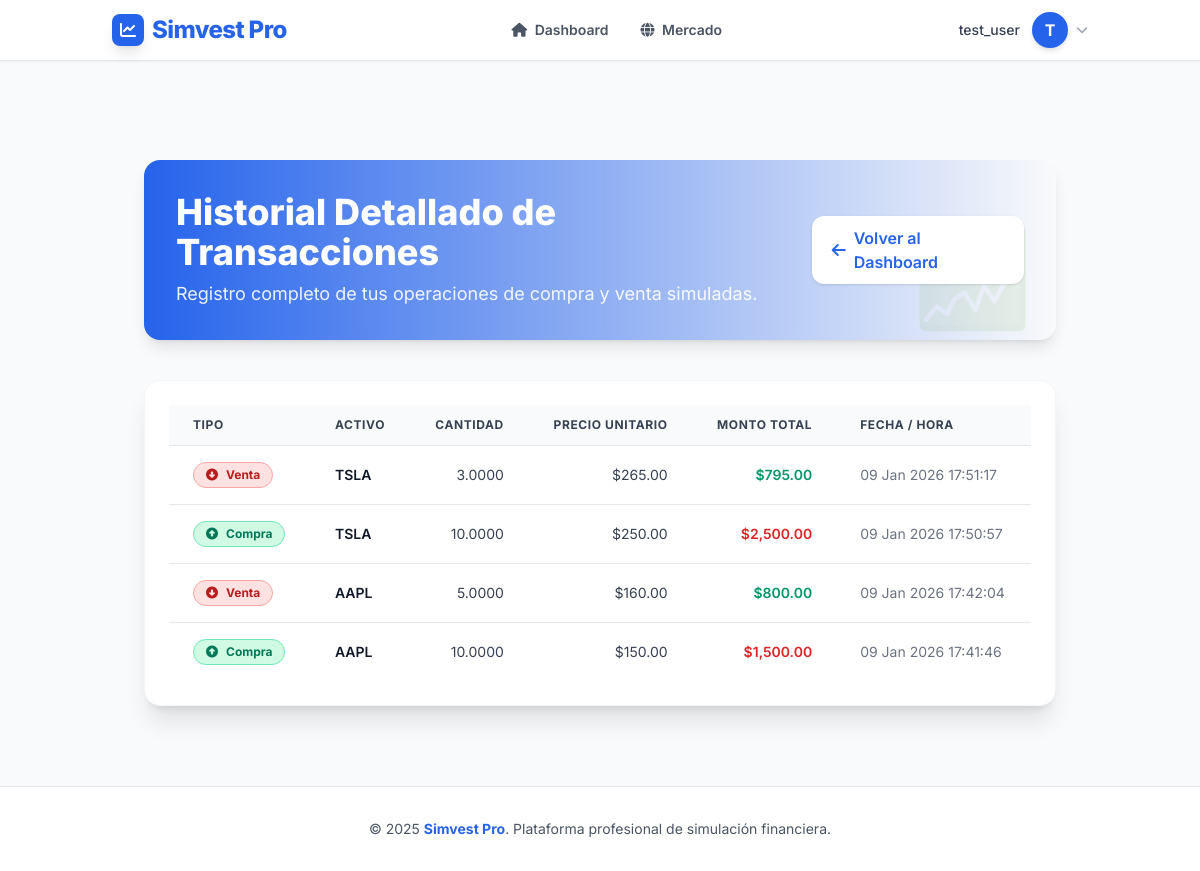
/dashboard/history (signed in), run on the app's committed database.
### app/models.py (models this page shows, shortened)
class User(db.Model, UserMixin):
    __tablename__ = 'users'
    id = db.Column(db.Integer, primary_key=True)
    username = db.Column(db.String(20), unique=True, nullable=False)
    email = db.Column(db.String(120), unique=True, nullable=False)
    password_hash = db.Column(db.String(128), nullable=False)  # Cambiado de password a password_hash
    first_name = db.Column(db.String(50))
    last_name = db.Column(db.String(50))
    capital = db.Column(db.Float, nullable=False, default=10000.00)
    created_at = db.Column(db.DateTime, nullable=False, default=datetime.utcnow)
    last_login = db.Column(db.DateTime)
    is_active = db.Column(db.Boolean, default=True)
    is_verified = db.Column(db.Boolean, default=False)
    profile_picture = db.Column(db.String(255))
    bio = db.Column(db.Text)
    language = db.Column(db.String(10), default='es')
    timezone = db.Column(db.String(50), default='UTC')
    role = db.Column(db.String(20), default='user')
    @property
    def password(self):
        raise AttributeError('La contraseña no es un atributo legible')
    @password.setter
    def password(self, password):
        self.set_password(password)

class Transaction(db.Model):
    __tablename__ = 'transactions'
    id = db.Column(db.Integer, primary_key=True)
    user_id = db.Column(db.Integer, db.ForeignKey('users.id'), nullable=False)
    symbol = db.Column(db.String(10), nullable=False)
    asset_name = db.Column(db.String(255))  # Snapshot del nombre del activo
    type = db.Column(db.String(10), nullable=False)
    quantity = db.Column(db.Float, nullable=False)
    price_per_unit = db.Column(db.Float, nullable=False)  # Precio ejecutado (snapshot)
    total_amount = db.Column(db.Float, nullable=False)  # quantity * price_per_unit (ANTES de comisión)
    commission_amount = db.Column(db.Float, default=0.0)  # Total comisión pagada
    timestamp = db.Column(db.DateTime, index=True, default=func.current_timestamp())
    status = db.Column(db.String(20), default='executed')  # 'executed', 'pending', 'cancelled'
    user = db.relationship('User', backref=db.backref('transactions', lazy=True))

### app/controllers/DashboardController.py (the view)
@dashboard_bp.route('/history')
@login_required
def history():
    all_transactions = Transaction.query.filter_by(user_id=current_user.id)\
                                        .order_by(desc(Transaction.timestamp))\
                                        .all()
    return render_template('Dashboard/history.html', transactions=all_transactions)

### app/__init__.py (called while the page is built)
@app.template_filter('currency')
def currency_filter(value):
    try:
        val = float(value)
        return f"${val:,.2f}"
    except (ValueError, TypeError, AttributeError):
        return value

### app/models.py (called while the page is built)
@login_manager.user_loader
def load_user(user_id):
    return db.session.get(User, int(user_id))

### app/templates/Dashboard/history.html (shortened to what this page needs)
{% extends "base.html" %}
{% block content %}
<main class="container mx-auto px-4 sm:px-6 lg:px-8 py-12 space-y-10">
    <header class="flex flex-col sm:flex-row sm:items-center sm:justify-between bg-gradient-to-r from-simvest-blue to-ocean-600 text-white rounded-2xl shadow-lg p-8 relative overflow-hidden">
        <div class="z-10">
            <h1 class="text-3xl sm:text-4xl font-extrabold mb-2">
                Historial Detallado de Transacciones
            </h1>
            <p class="text-lg opacity-90">Registro completo de tus operaciones de compra y venta simuladas.</p>
        </div>
        <div class="z-10 mt-6 sm:mt-0">
            <a href="{{ url_for('dashboard.dashboard') }}"
               class="inline-flex items-center bg-white text-simvest-blue px-5 py-2.5 rounded-xl font-semibold hover:bg-blue-50 shadow transition transform hover:scale-105">
                <i class="fa-solid fa-arrow-left mr-2"></i> Volver al Dashboard
            </a>
        </div>
        <div class="absolute right-0 bottom-0 opacity-10 text-8xl pr-6 pb-4">
        </div>
    </header>
    <section class="bg-white dark:bg-gray-800 rounded-2xl shadow-xl p-6 border border-gray-100 dark:border-gray-700 hover:shadow-2xl transition duration-300">
        {% if transactions %}
        <div class="overflow-x-auto">
            <table class="min-w-full text-sm text-left text-gray-700 dark:text-gray-200 divide-y divide-gray-200 dark:divide-gray-700">
                <thead class="bg-gray-50 dark:bg-gray-700 text-gray-700 dark:text-gray-300 uppercase text-xs font-bold tracking-wider">
                    <tr>
                        <th class="px-6 py-3">Tipo</th>
                        <th class="px-6 py-3">Activo</th>
                        <th class="px-6 py-3 text-right">Cantidad</th>
                        <th class="px-6 py-3 text-right">Precio Unitario</th>
                        <th class="px-6 py-3 text-right">Monto Total</th>
                        <th class="px-6 py-3">Fecha / Hora</th>
                    </tr>
                </thead>
                <tbody class="divide-y divide-gray-200 dark:divide-gray-700">
                    {% for tx in transactions %}
                    {% set tx_color = 'text-emerald-700 bg-emerald-100 border border-emerald-300 dark:text-emerald-300 dark:bg-emerald-900/30 dark:border-emerald-700' if tx.type == 'BUY' else 'text-red-700 bg-red-100 border border-red-300 dark:text-red-300 dark:bg-red-900/30 dark:border-red-700' %}
                    {% set tx_icon = 'fa-circle-up' if tx.type == 'BUY' else 'fa-circle-down' %}
                    <tr class="hover:bg-ocean-50/40 dark:hover:bg-gray-700/40 transition duration-150">
                        <td class="px-6 py-4 whitespace-nowrap">
                            <span class="inline-flex items-center font-bold px-3 py-1 rounded-full text-xs {{ tx_color }}">
                                <i class="fa-solid {{ tx_icon }} mr-2"></i>
                                {{ 'Compra' if tx.type == 'BUY' else 'Venta' }}
                            </span>
                        </td>
                        <td class="px-6 py-4 whitespace-nowrap font-semibold text-gray-900 dark:text-gray-100">{{ tx.symbol }}</td>
                        <td class="px-6 py-4 whitespace-nowrap text-right">{{ "{:,.4f}".format(tx.quantity) }}</td>
                        <td class="px-6 py-4 whitespace-nowrap text-right">{{ tx.price_per_unit | currency }}</td>
                        {% set total_color = 'text-red-600 dark:text-red-400' if tx.type == 'BUY' else 'text-emerald-600 dark:text-emerald-400' %}
                        <td class="px-6 py-4 whitespace-nowrap text-right font-semibold {{ total_color }}">
                            {{ tx.total_amount | currency }}
                        </td>
                        <td class="px-6 py-4 whitespace-nowrap text-gray-500 dark:text-gray-400">
                            {{ tx.timestamp.strftime('%d %b %Y %H:%M:%S') }}
                        </td>
                    </tr>
                    {% endfor %}
                </tbody>
            </table>
        </div>
        {% endif %}
    </section>
</main>
{% endblock %}

### app/templates/base.html (shortened to what this page needs)
<!DOCTYPE html>
<html lang="es" class="scroll-smooth">
<head>
  <script src="https://cdn.tailwindcss.com"></script>
  <link href="https://unpkg.com/aos@2.3.1/dist/aos.css" rel="stylesheet">
  <link rel="stylesheet" href="https://cdnjs.cloudflare.com/ajax/libs/font-awesome/6.4.0/css/all.min.css">
</head>
<body class="font-['Inter'] text-simvest-gray bg-simvest-bg dark:bg-simvest-darkbg dark:text-gray-100 transition-colors duration-300">
  <header class="bg-white/90 dark:bg-gray-800/90 backdrop-blur-md shadow-sm fixed w-full top-0 z-50 border-b border-gray-200 dark:border-gray-700 transition-colors duration-300">
    <div class="container mx-auto flex justify-between items-center px-6 py-3">
      <a href="{{ url_for('dashboard.dashboard') }}" class="flex items-center gap-2 group">
        <div class="w-8 h-8 bg-simvest-blue text-white flex items-center justify-center rounded-lg shadow-lg group-hover:rotate-12 transition-transform">
            <i class="fa-solid fa-chart-line"></i>
        </div>
        <span class="text-2xl font-extrabold tracking-tight text-simvest-blue dark:text-simvest-lightblue">
          Simvest Pro
        </span>
      </a>
      {% if current_user.is_authenticated %}
      <nav class="hidden md:flex items-center space-x-8">
          <a href="{{ url_for('dashboard.dashboard') }}"
             class="text-sm font-semibold transition-colors duration-200
             {% if request.endpoint == 'dashboard.dashboard' %} text-simvest-blue dark:text-simvest-lightblue {% else %} text-gray-600 hover:text-simvest-blue dark:text-gray-400 dark:hover:text-white {% endif %}">
             <i class="fa-solid fa-house mr-1"></i> Dashboard
          </a>
          <a href="{{ url_for('market.market') }}"
             class="text-sm font-semibold transition-colors duration-200
             {% if request.endpoint == 'market.market' %} text-simvest-blue dark:text-simvest-lightblue {% else %} text-gray-600 hover:text-simvest-blue dark:text-gray-400 dark:hover:text-white {% endif %}">
             <i class="fa-solid fa-globe mr-1"></i> Mercado
          </a>
      </nav>
      {% endif %}
      <div class="flex items-center gap-4">
        {% if current_user.is_authenticated %}
          <div class="relative ml-3">
            <div>
              <button type="button" onclick="toggleDropdown()" class="flex items-center gap-2 max-w-xs bg-white dark:bg-gray-800 rounded-full focus:outline-none focus:ring-2 focus:ring-offset-2 focus:ring-simvest-blue" id="user-menu-button" aria-expanded="false" aria-haspopup="true">
                <span class="hidden md:block text-sm font-medium text-gray-700 dark:text-gray-200 mr-1">
                    {{ current_user.username }}
                </span>
                {% if current_user.profile_picture %}
                    <img class="h-9 w-9 rounded-full object-cover border border-gray-200 dark:border-gray-600" src="{{ url_for('static', filename='uploads/' + current_user.profile_picture) }}" alt="">
                {% else %}
                    <div class="h-9 w-9 rounded-full bg-simvest-blue text-white flex items-center justify-center font-bold shadow-md">
                        {{ current_user.username[0] | upper }}
                    </div>
                {% endif %}
                <i class="fa-solid fa-chevron-down text-xs text-gray-400"></i>
              </button>
            </div>
          </div>
        {% endif %}
      </div>
    </div>
  </header>
  <main data-aos="fade-up" data-aos-delay="50" class="container mx-auto px-6 py-8">
    {% block content %}{% endblock %}
  </main>
  <footer class="bg-white border-t border-gray-200 dark:bg-simvest-darkbg dark:border-gray-800 text-gray-600 dark:text-gray-400 py-8 mt-auto">
    <div class="container mx-auto px-6 text-center">
      <p class="text-sm">&copy; 2025 <span class="font-bold text-simvest-blue">Simvest Pro</span>. Plataforma profesional de simulación financiera.</p>
    </div>
  </footer>
</body>
</html>

### app/templates/base.html (style rules this page uses)
body { padding-top: 5rem; min-height: 100vh; display: flex; flex-direction: column; }
main { flex: 1; }

### data on the page
User: username "test_user", username "T"
Transaction: type "Venta", symbol "TSLA", quantity "3.0000", price_per_unit "$265.00", total_amount "$795.00", timestamp "09 Jan 2026 17:51:17"
Transaction: type "Compra", symbol "TSLA", quantity "10.0000", price_per_unit "$250.00", total_amount "$2,500.00", timestamp "09 Jan 2026 17:50:57"
Transaction: type "Venta", symbol "AAPL", quantity "5.0000", price_per_unit "$160.00", total_amount "$800.00", timestamp "09 Jan 2026 17:42:04"
Transaction: type "Compra", symbol "AAPL", quantity "10.0000", price_per_unit "$150.00", total_amount "$1,500.00", timestamp "09 Jan 2026 17:41:46"
